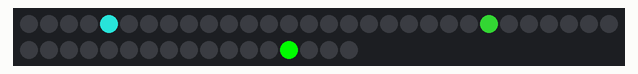
Bench run of a sketch on a simulated Arduino Uno, built with avr-gcc and run on an emulated ATmega328P. Shown: 47 RGB LEDs in strip order, left to right, continuing on the next row. What the sketch prints to the serial monitor is not drawn.

Above: at 0.15 s.
At 3.47 s:
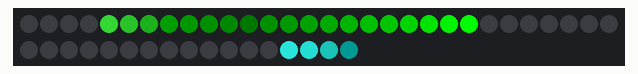
At 6.79 s:
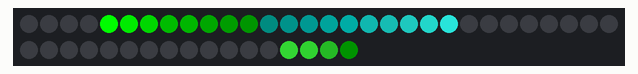
At 13.14 s:
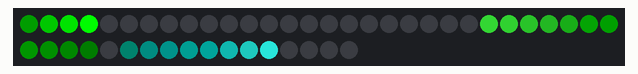
At 19.78 s:
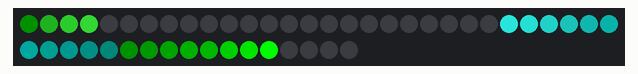
At 26.12 s:
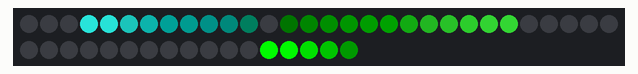

The sketch:

ClimbingPattern.ino
```cpp
#include <FastLED.h>

#define NUM_LEDS  47
#define LED_PIN   2

CRGB leds[NUM_LEDS];

void setup() {
  FastLED.addLeds<WS2812B, LED_PIN, GRB>(leds, NUM_LEDS);
  FastLED.setBrightness(255);

  Serial.begin(57600);
}

void loop() {

  uint8_t sinBeat   = beatsin8(30, 0, NUM_LEDS - 1, 0, 0);
  uint8_t sinBeat2  = beatsin8(30, 0, NUM_LEDS - 1, 0, 85);
  uint8_t sinBeat3  = beatsin8(30, 0, NUM_LEDS - 1, 0, 170);

  // If you notice that your pattern is missing out certain LEDs, you
  // will need to use the higher resolution beatsin16 instead. In this
  // case remove the 3 lines above and replace them with the following:
  // uint16_t sinBeat   = beatsin16(30, 0, NUM_LEDS - 1, 0, 0);
  // uint16_t sinBeat2  = beatsin16(30, 0, NUM_LEDS - 1, 0, 21845);
  // uint16_t sinBeat3  = beatsin16(30, 0, NUM_LEDS - 1, 0, 43690);

  leds[sinBeat]   = CRGB::ForestGreen;
  leds[sinBeat2]  = CRGB::Lime;
  leds[sinBeat3]  = CRGB::LightSeaGreen;

  fadeToBlackBy(leds, NUM_LEDS, 10);

  EVERY_N_MILLISECONDS(10){
    Serial.print(sinBeat);
    Serial.print(",");
    Serial.print(sinBeat2);
    Serial.print(",");
    Serial.println(sinBeat3);
  }

  FastLED.show();
}
```
